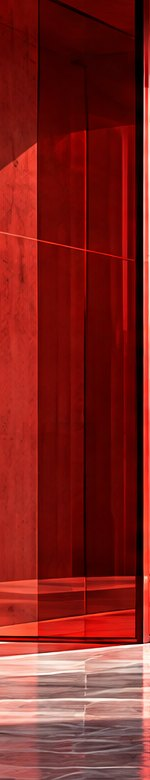
#> input picture scripts/df-email-v2-benchmark/r2/assets/a_glass_spine.jpg, 150 x 780 px
$ python -i prepare_r2.py   (imports and definitions only)
#> lines starting #> are read from the running program, lines starting #| are printed output that depends on the picture
#> further down, picture is the input picture: PIL image 150x780 RGB; mean R, G, B 128.6, 36, 31.5
#!/usr/bin/env python3
"""Email V2 R2 — art-directed crops and code-native graphics for the nine territories.

Sources: the approved DF-I01/I02/I03 plates (release df-v2-mass-cj-2026-10-11). No OpenArt calls.
Every graphic here is either a new crop of an approved plate or drawn in code.
"""
from __future__ import annotations

import math
import sys
from pathlib import Path

from PIL import Image, ImageChops, ImageDraw, ImageFilter, ImageOps

HERE = Path(__file__).resolve().parent
sys.path.insert(0, str(HERE.parent))
import prepare_assets as r1  # noqa: E402

OUT = HERE / "assets"
INK = (20, 20, 20)
RED = (217, 12, 12)
HAIR = (150, 148, 144)
FAINT = (205, 202, 196)

# (plate, full-resolution box). Boxes keep baked plate typography out of frame.
CROPS = {
    "a_glass_spine": ("i01", (1640, 260, 1790, 1040)),
    "b_wall": ("i01", (1205, 250, 1560, 1040)),
    "b_view": ("i01", (1600, 215, 2150, 1045)),
    "b_view_m": ("i01", (1560, 330, 2700, 1045)),
    "b_stair": ("i01", (150, 1210, 1140, 1590)),
    "m_travertine": ("i03", (150, 700, 600, 925)),
    "c_seam": ("i03", (640, 200, 2000, 1010)),
    "x_glass_bar": ("i02", (995, 175, 1115, 690)),
    "x_hero": ("i02", (735, 160, 2460, 755)),
    "x_hero_m": ("i02", (820, 160, 1600, 755)),
    "s_far": ("i02", (735, 330, 2760, 760)),
    "s_door": ("i01", (1590, 215, 2140, 1045)),
    "s_inside": ("i02", (1300, 1235, 1880, 1575)),
    "s_work": ("i02", (2400, 1235, 3420, 1575)),
    "u_sketch": ("i02", (2560, 820, 3345, 1050)),
    "u_rest": ("i02", (0, 1768, 1800, 2016)),
}


# [5 lines left out: function crops, not called in this run]


def drawn_from_photo(img: Image.Image) -> Image.Image:
    """Render a photograph as an ink line drawing on white: the plan before it was built."""
    g = img.convert("L").filter(ImageFilter.GaussianBlur(1.4))
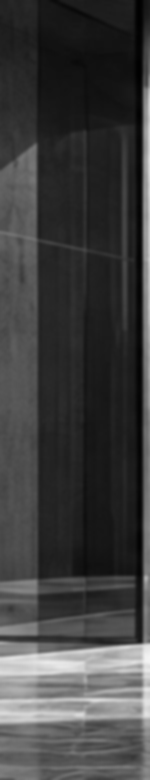
#> g: PIL image 150x780 L; min 1, max 244, mean 63.1
    edges = g.filter(ImageFilter.FIND_EDGES)
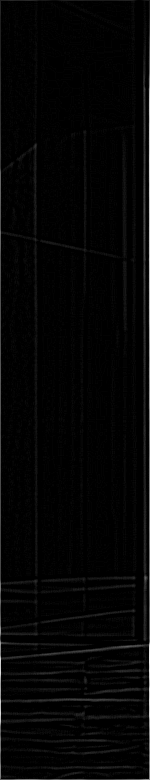
#> edges: PIL image 150x780 L; min 0, max 244, mean 5
    edges = ImageOps.autocontrast(edges, cutoff=2)
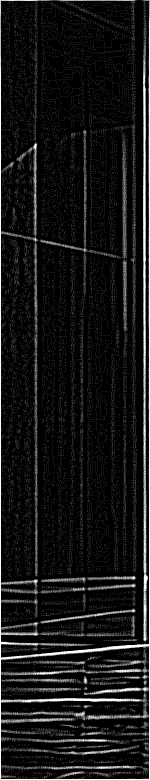
#> edges: PIL image 150x780 L; min 0, max 255, mean 23.1
    lines = edges.point(lambda v: 255 if v > 58 else int(v * 2.6))
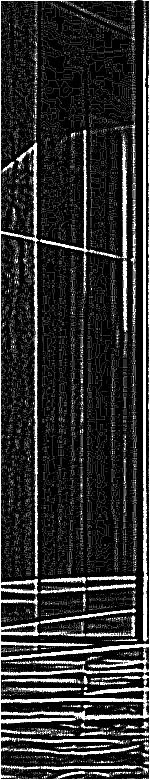
#> lines: PIL image 150x780 L; min 0, max 255, mean 47
    lines = ImageOps.invert(lines)
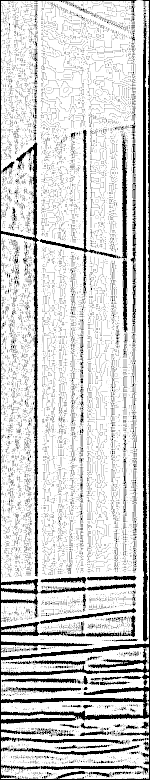
#> lines: PIL image 150x780 L; min 0, max 255, mean 208
    paper = Image.new("RGB", img.size, (255, 255, 255))
#> paper: PIL image 150x780 RGB; every value is 255
    ink = Image.new("RGB", img.size, (52, 56, 62))
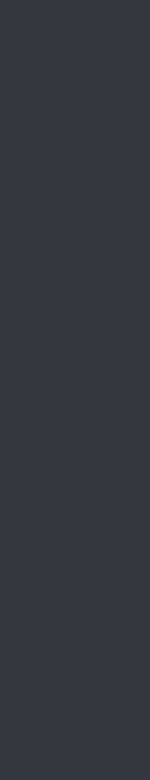
#> ink: PIL image 150x780 RGB; mean R, G, B 52, 56, 62
    return Image.composite(paper, ink, lines)
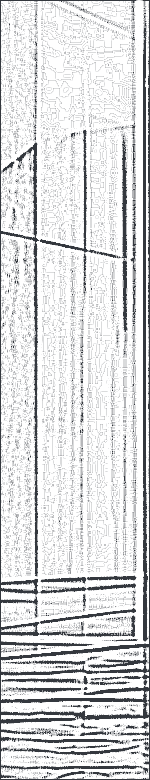
#> returned value: PIL image 150x780 RGB; mean R, G, B 217.6, 218.3, 219.5


# [218 lines left out: functions seam_pair, _iso_slab, stepped_monument, strata_section, _plan, superimposed_plans and 3 more, not called in this run]


# [3 lines not run here, left out]

>>> from PIL import Image
>>> picture = Image.open('assets/a_glass_spine.jpg')
>>> result = drawn_from_photo(picture)

$ run again, on scripts/df-email-v2-benchmark/r2/assets/s_door.jpg
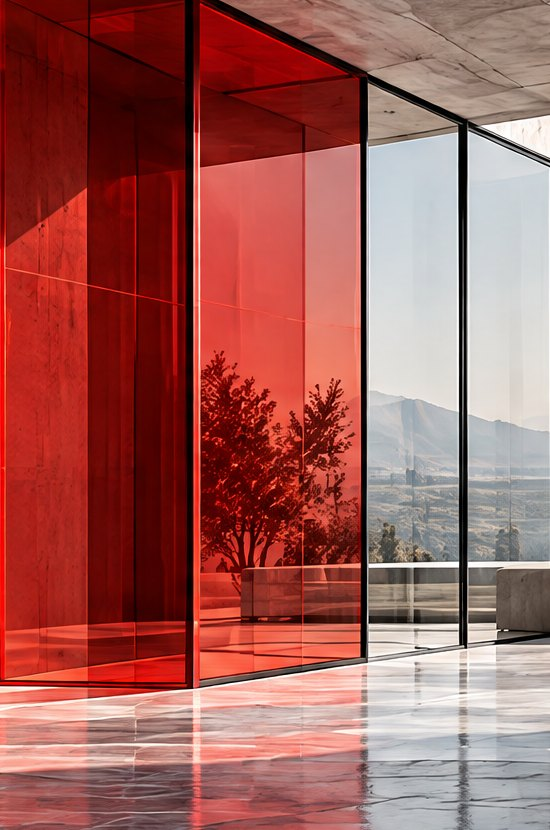
#> input picture scripts/df-email-v2-benchmark/r2/assets/s_door.jpg, 550 x 830 px
#> picture is the input picture: PIL image 550x830 RGB; mean R, G, B 160.5, 93.6, 88.6
#> in drawn_from_photo, `lines = edges.point(lambda v: 255 if v > 58 else int(v * 2.6))`:
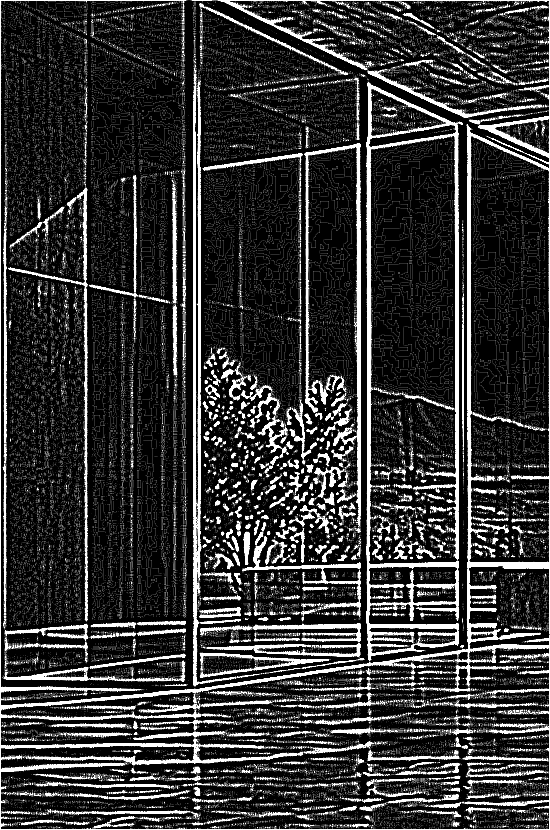
#> lines: PIL image 550x830 L; min 0, max 255, mean 51.7
#> paper: PIL image 550x830 RGB; every value is 255
#> in drawn_from_photo, `return Image.composite(paper, ink, lines)`:
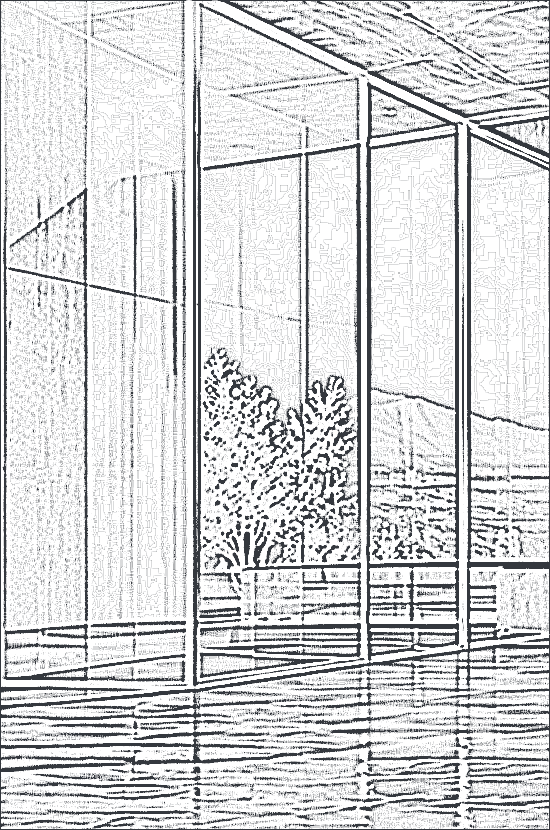
#> returned value: PIL image 550x830 RGB; mean R, G, B 213.8, 214.6, 215.8
